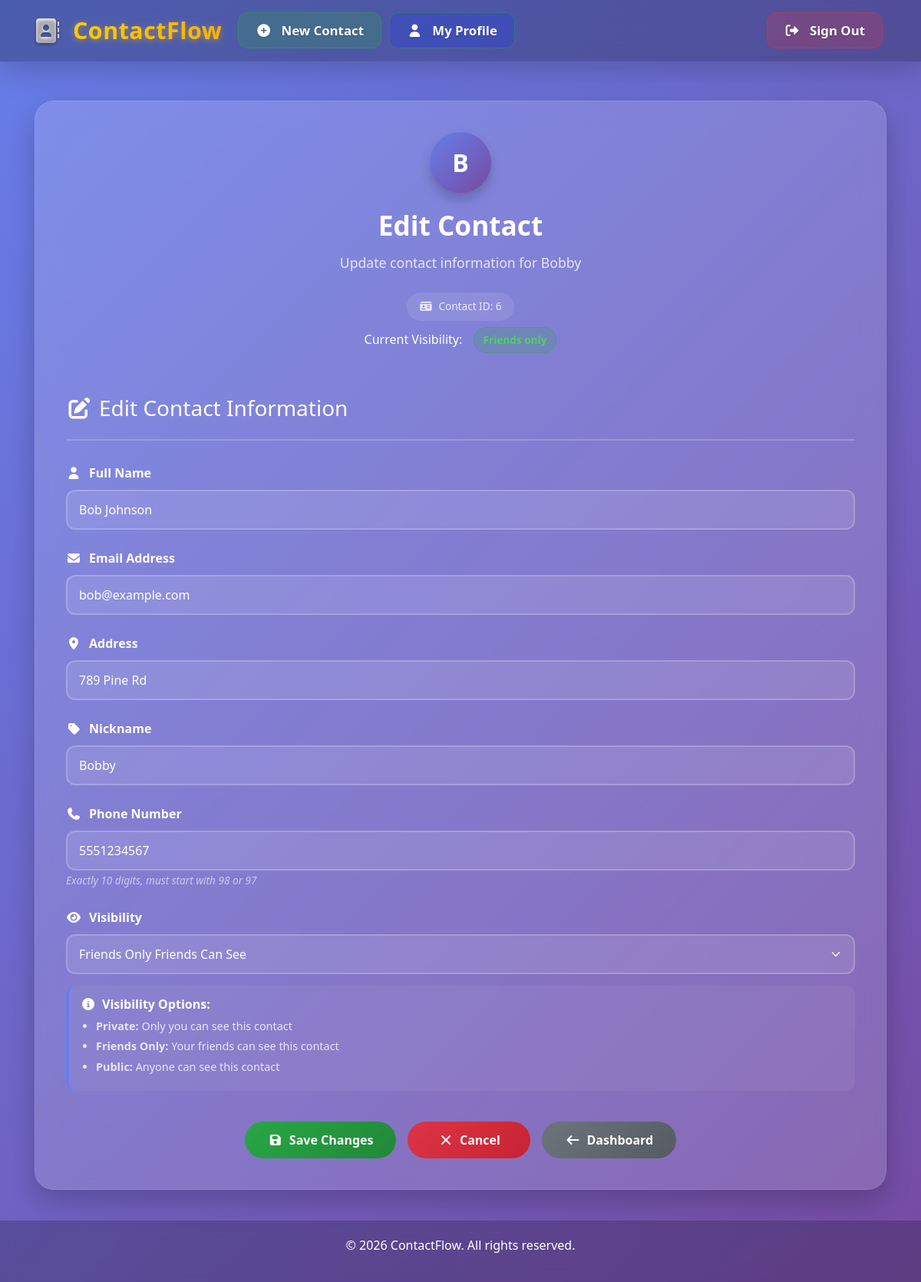
Page /edit_contact.php?id=6 (signed in) on the committed database.
### tables this page shows
CREATE TABLE `contacts` (
  `id` int(11) NOT NULL,
  `full_name` varchar(255) NOT NULL,
  `email` varchar(255) NOT NULL,
  `address` varchar(255) NOT NULL,
  `nickname` varchar(50) NOT NULL,
  `phone_number` varchar(50) NOT NULL,
  `user_id` int(11) NOT NULL,
  `visibility` enum('private','friends_only','public') DEFAULT 'private',
  `shared_by` int(11) DEFAULT NULL,
  `is_favorite` tinyint(1) NOT NULL DEFAULT 0
);

### edit_contact.php (the view, shortened to what this page needs)
<?php
include_once 'db.php';
$contact = null;
if ($_SERVER['REQUEST_METHOD'] === 'GET' && isset($_GET['id'])) {
    $contact_id = $_GET['id'];
    $stmt = $db->prepare('SELECT * FROM contacts WHERE id = ? AND user_id = ?');
    $stmt->execute([$contact_id, $_SESSION['user_id']]);
    $contact = $stmt->fetch();
}
?>
<!DOCTYPE html>
<html lang="en">
<head>
    <link rel="stylesheet" href="https://maxcdn.bootstrapcdn.com/bootstrap/4.0.0/css/bootstrap.min.css">
    <link rel="stylesheet" href="https://cdnjs.cloudflare.com/ajax/libs/font-awesome/6.2.3/css/all.min.css">
</head>
<body>
<?php include_once 'header.php'; ?>
<div class="container">
    <?php if ($contact): ?>
        <div class="glass-container">
            <div class="page-header">
                <div class="contact-avatar">
                    <?= strtoupper(substr($contact['nickname'], 0, 1)) ?>
                </div>
                <h1>Edit Contact</h1>
                <p class="subtitle">Update contact information for <?= htmlspecialchars($contact['nickname']) ?></p>
                <div class="contact-id-badge">
                    <i class="fas fa-id-card mr-2"></i>Contact ID: <?= $contact['id']; ?>
                </div>
                <div class="mt-2">
                    <span>Current Visibility:</span>
                    <span class="current-visibility badge-<?=
                        $contact['visibility'] == 'public' ? 'public' :
                        ($contact['visibility'] == 'friends_only' ? 'friends' : 'private')
                    ?>">
                        <?= ucfirst(str_replace('_', ' ', $contact['visibility'])) ?>
                    </span>
                </div>
            </div>
            <div class="form-header">
                <h3><i class="fas fa-edit mr-2"></i>Edit Contact Information</h3>
            </div>
            <form action="edit_contact.php" method="POST" onsubmit="return validateForm()" id="contactForm">
                <div class="form-group">
                    <label for="full_name">
                        <i class="fas fa-user"></i> Full Name
                    </label>
                    <input type="text" class="form-control" name="full_name" id="full_name"
                           value="<?= htmlspecialchars($contact['full_name']); ?>"
                           placeholder="Enter full name" required>
                </div>
                <div class="form-group">
                    <label for="email">
                        <i class="fas fa-envelope"></i> Email Address
                    </label>
                    <input type="email" class="form-control" name="email" id="email"
                           value="<?= htmlspecialchars($contact['email']); ?>"
                           placeholder="example@domain.com" required>
                </div>
                <div class="form-group">
                    <label for="address">
                        <i class="fas fa-map-marker-alt"></i> Address
                    </label>
                    <input type="text" class="form-control" name="address" id="address"
                           value="<?= htmlspecialchars($contact['address']); ?>"
                           placeholder="Street, City, State, ZIP" required>
                </div>
                <div class="form-group">
                    <label for="nickname">
                        <i class="fas fa-tag"></i> Nickname
                    </label>
                    <input type="text" class="form-control" name="nickname" id="nickname"
                           value="<?= htmlspecialchars($contact['nickname']); ?>"
                           placeholder="How you'd like to call them" required>
                </div>
                <div class="form-group">
                    <label for="phone_number">
                        <i class="fas fa-phone"></i> Phone Number
                    </label>
                    <input type="text" class="form-control" name="phone_number" id="phone_number"
                           value="<?= htmlspecialchars($contact['phone_number']); ?>"
                           placeholder="98XXXXXXXX" required>
                    <small class="form-hint">Exactly 10 digits, must start with 98 or 97</small>
                </div>
                <div class="form-group">
                    <label for="visibility">
                        <i class="fas fa-eye"></i> Visibility
                    </label>
                    <select class="form-select" name="visibility" id="visibility" required>
                        <option value="friends_only" <?= $contact['visibility'] == 'friends_only' ? 'selected' : '' ?>>
                            Friends Only <span class="badge-visibility badge-friends">Friends Can See</span>
                        </option>
                    </select>
                    <div class="visibility-info">
                        <h6><i class="fas fa-info-circle mr-2"></i>Visibility Options:</h6>
                        <ul>
                            <li><strong>Private:</strong> Only you can see this contact</li>
                            <li><strong>Friends Only:</strong> Your friends can see this contact</li>
                            <li><strong>Public:</strong> Anyone can see this contact</li>
                        </ul>
                    </div>
                </div>
                <div class="action-buttons">
                    <button type="submit" class="action-btn btn-save">
                        <i class="fas fa-save btn-icon"></i> Save Changes
                    </button>
                    <a href="personal_info.php?id=<?= $contact['id'] ?>" class="action-btn btn-cancel">
                        <i class="fas fa-times btn-icon"></i> Cancel
                    </a>
                    <a href="index.php" class="action-btn btn-back">
                        <i class="fas fa-arrow-left btn-icon"></i> Dashboard
                    </a>
                </div>
            </form>
        </div>
    <?php endif; ?>
</div>
<?php include_once 'footer.php'; ?>
</body>
</html>

### edit_contact.php (style rules this page uses)
body { background: linear-gradient(135deg, #667eea 0%, #764ba2 100%); min-height: 100vh; font-family: 'Segoe UI', Tahoma, Geneva, Verdana, sans-serif; margin: 0; padding: 0; }
.glass-container { background: rgba(255, 255, 255, 0.15); backdrop-filter: blur(15px); border-radius: 25px; box-shadow: 0 15px 35px rgba(0, 0, 0, 0.2); padding: 40px; margin-top: 50px; margin-bottom: 40px; border: 1px solid rgba(255, 255, 255, 0.1); }
.page-header { text-align: center; margin-bottom: 40px; color: white; }
.page-header h1 { font-size: 2.2rem; font-weight: 700; margin-bottom: 15px; }
.page-header .subtitle { color: rgba(255, 255, 255, 0.8); font-size: 1.1rem; }
.contact-avatar { width: 80px; height: 80px; background: linear-gradient(135deg, #667eea, #764ba2); border-radius: 50%; display: flex; align-items: center; justify-content: center; font-size: 32px; font-weight: bold; color: white; margin: 0 auto 20px; box-shadow: 0 8px 15px rgba(0, 0, 0, 0.2); animation: float 3s ease-in-out infinite; }
.form-header { color: white; padding: 15px 0; margin-bottom: 30px; border-bottom: 2px solid rgba(255, 255, 255, 0.2); }
.form-group { margin-bottom: 25px; }
.form-group label { color: white; font-weight: 600; margin-bottom: 10px; display: flex; align-items: center; }
.form-group label i { margin-right: 10px; width: 20px; text-align: center; }
.form-control { background: rgba(255, 255, 255, 0.1); border: 2px solid rgba(255, 255, 255, 0.2); border-radius: 12px; color: white; padding: 12px 15px; font-size: 1rem; transition: all 0.3s; }
.form-control::placeholder { color: rgba(255, 255, 255, 0.5); }
.form-select { background: rgba(255, 255, 255, 0.1); border: 2px solid rgba(255, 255, 255, 0.2); border-radius: 12px; color: white; padding: 12px 15px; font-size: 1rem; transition: all 0.3s; width: 100%; -webkit-appearance: none; -moz-appearance: none; appearance: none; background-repeat: no-repeat; background-position: right 15px center; background-size: 16px 12px; }
.form-select option { background: #764ba2; color: white; }
.visibility-info { background: rgba(255, 255, 255, 0.05); border-radius: 12px; padding: 15px; margin-top: 15px; border-left: 4px solid #667eea; }
.visibility-info h6 { color: white; margin-bottom: 8px; font-weight: 600; }
.visibility-info ul { color: rgba(255, 255, 255, 0.8); margin-bottom: 0; padding-left: 20px; font-size: 0.9rem; }
.visibility-info li { margin-bottom: 5px; }
.badge-friends { background: rgba(40, 167, 69, 0.2); color: #51cf66; border: 1px solid rgba(40, 167, 69, 0.3); }
.action-buttons { display: flex; justify-content: center; gap: 15px; margin-top: 40px; flex-wrap: wrap; }
.action-btn { padding: 12px 30px; border-radius: 50px; font-weight: 600; font-size: 1rem; transition: all 0.3s; border: none; display: flex; align-items: center; justify-content: center; min-width: 160px; text-decoration: none; }
.btn-save { background: linear-gradient(135deg, #28a745, #218838); color: white; }
.btn-back { background: linear-gradient(135deg, #6c757d, #545b62); color: white; }
.btn-cancel { background: linear-gradient(135deg, #dc3545, #c82333); color: white; }
.btn-icon { margin-right: 8px; }
.form-hint { color: rgba(255, 255, 255, 0.6); font-size: 0.85rem; margin-top: 5px; font-style: italic; }
.contact-id-badge { background: rgba(255, 255, 255, 0.1); padding: 8px 16px; border-radius: 50px; display: inline-block; font-size: 0.85rem; color: rgba(255, 255, 255, 0.8); margin-top: 10px; }
.current-visibility { display: inline-block; padding: 6px 12px; border-radius: 20px; font-size: 0.85rem; font-weight: 600; margin-left: 10px; }

### rows in the picture
contacts: nickname "B", nickname "Bobby", id "6", visibility "Friends only", full_name "Bob Johnson", email "bob@example.com", address "789 Pine Rd", phone_number "5551234567", visibility "Friends Only Friends Can See"
